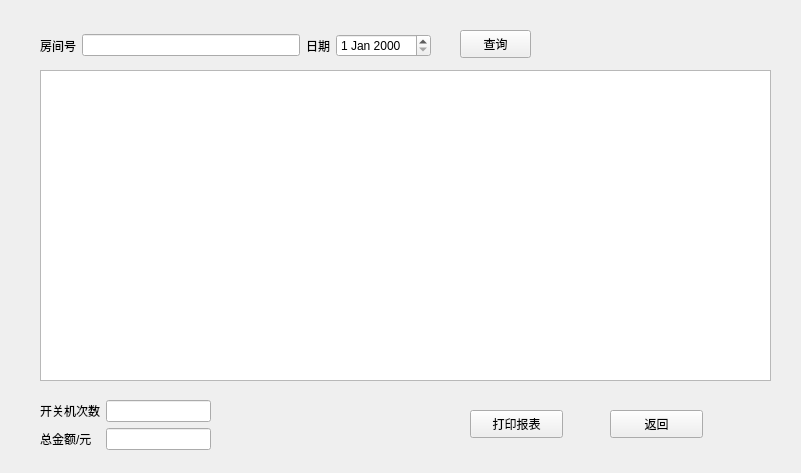
<?xml version="1.0" encoding="UTF-8"?>
<ui version="4.0">
 <class>ReportWidget</class>
 <widget class="QWidget" name="ReportWidget">
  <property name="geometry">
   <rect>
    <x>0</x>
    <y>0</y>
    <width>801</width>
    <height>473</height>
   </rect>
  </property>
  <property name="windowTitle">
   <string>Form</string>
  </property>
  <widget class="QTableWidget" name="tableWidget">
   <property name="geometry">
    <rect>
     <x>40</x>
     <y>70</y>
     <width>731</width>
     <height>311</height>
    </rect>
   </property>
  </widget>
  <widget class="QPushButton" name="pushButton_confirm">
   <property name="geometry">
    <rect>
     <x>460</x>
     <y>30</y>
     <width>71</width>
     <height>28</height>
    </rect>
   </property>
   <property name="text">
    <string>查询</string>
   </property>
  </widget>
  <widget class="QWidget" name="horizontalLayoutWidget">
   <property name="geometry">
    <rect>
     <x>40</x>
     <y>30</y>
     <width>391</width>
     <height>31</height>
    </rect>
   </property>
   <layout class="QHBoxLayout" name="horizontalLayout">
    <item>
     <widget class="QLabel" name="label">
      <property name="text">
       <string>房间号</string>
      </property>
     </widget>
    </item>
    <item>
     <widget class="QLineEdit" name="lineEdit_roomid"/>
    </item>
    <item>
     <widget class="QLabel" name="label_2">
      <property name="text">
       <string>日期</string>
      </property>
     </widget>
    </item>
    <item>
     <widget class="QDateEdit" name="dateEdit"/>
    </item>
   </layout>
  </widget>
  <widget class="QWidget" name="gridLayoutWidget">
   <property name="geometry">
    <rect>
     <x>40</x>
     <y>400</y>
     <width>171</width>
     <height>51</height>
    </rect>
   </property>
   <layout class="QGridLayout" name="gridLayout">
    <item row="0" column="1">
     <widget class="QLineEdit" name="lineEdit_power"/>
    </item>
    <item row="0" column="0">
     <widget class="QLabel" name="label_4">
      <property name="text">
       <string>开关机次数</string>
      </property>
     </widget>
    </item>
    <item row="1" column="0">
     <widget class="QLabel" name="label_3">
      <property name="text">
       <string>总金额/元</string>
      </property>
     </widget>
    </item>
    <item row="1" column="1">
     <widget class="QLineEdit" name="lineEdit_cost"/>
    </item>
   </layout>
  </widget>
  <widget class="QPushButton" name="pushButton_cancel">
   <property name="geometry">
    <rect>
     <x>610</x>
     <y>410</y>
     <width>93</width>
     <height>28</height>
    </rect>
   </property>
   <property name="text">
    <string>返回</string>
   </property>
  </widget>
  <widget class="QPushButton" name="pushButton_download">
   <property name="geometry">
    <rect>
     <x>470</x>
     <y>410</y>
     <width>93</width>
     <height>28</height>
    </rect>
   </property>
   <property name="text">
    <string>打印报表</string>
   </property>
  </widget>
 </widget>
 <resources/>
 <connections/>
</ui>
